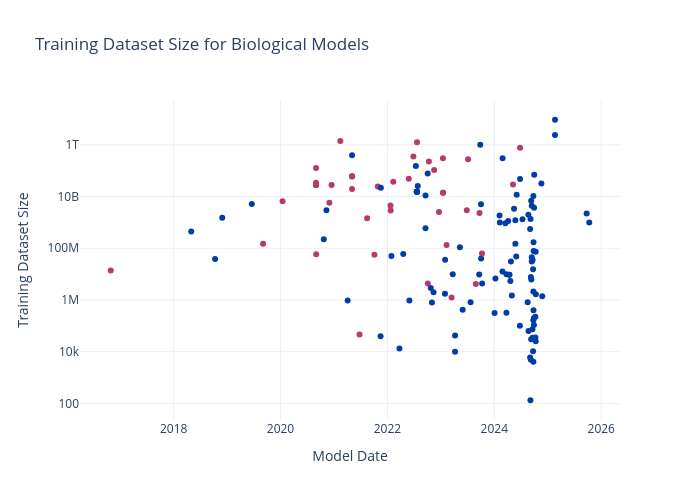

Notebook cell for this chart:
### Code cell
color_list = [cset_colors[2] if is_notable else cset_colors[1] for is_notable in plot_df['is_notable']]

fig = go.Figure()
fig.add_trace(go.Scatter(
    x = plot_df['Model Date'], 
    y = plot_df['Training Dataset Size'],
    mode='markers',
    marker=dict(color=color_list),
    customdata = plot_df['Model'],
    hovertemplate='<b>%{customdata} (%{x})<br><b>Training Dataset Size</b>:<br>%{y:,.0f} Data Points<extra></extra>'
))
fig.update_layout(
    title='Training Dataset Size for Biological Models',
    yaxis_type="log",
    template="plotly_white",
    width = 700, height=500,
    xaxis = dict(title='Model Date'),
    yaxis = dict(title='Training Dataset Size')
)
#fig.write_html('bio_data_size.html')
#fig.write_image('bio_data_size.png')
fig.show()

### Figure 1 — Plotly figure (JSON) as saved in the notebook; plotly's stock layout.template omitted (floating-point values rounded to 4 significant figures; data arrays with more than 128 entries replaced by an {"elided": "..."} marker saying what was removed)
{"data": [{"customdata": {"elided": "147 str values"}, "hovertemplate": "<b>%{customdata} (%{x})<br><b>Training Dataset Size</b>:<br>%{y:,.0f} Data Points<extra></extra>", "marker": {"color": {"elided": "147 str values"}}, "mode": "markers", "type": "scatter", "x": {"elided": "147 str values"}, "y": {"elided": "147 float values"}}], "layout": {"height": 500, "title": {"text": "Training Dataset Size for Biological Models"}, "width": 700, "xaxis": {"title": {"text": "Model Date"}}, "yaxis": {"title": {"text": "Training Dataset Size"}, "type": "log"}}}
